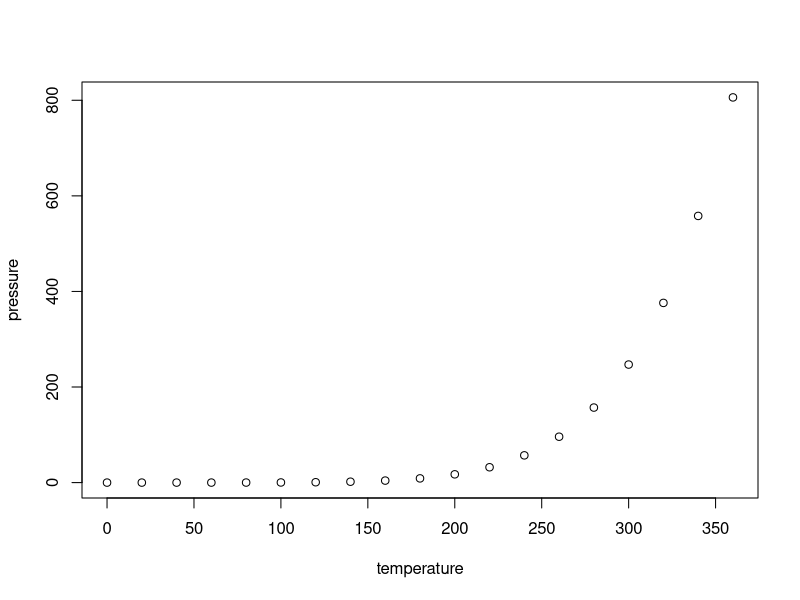
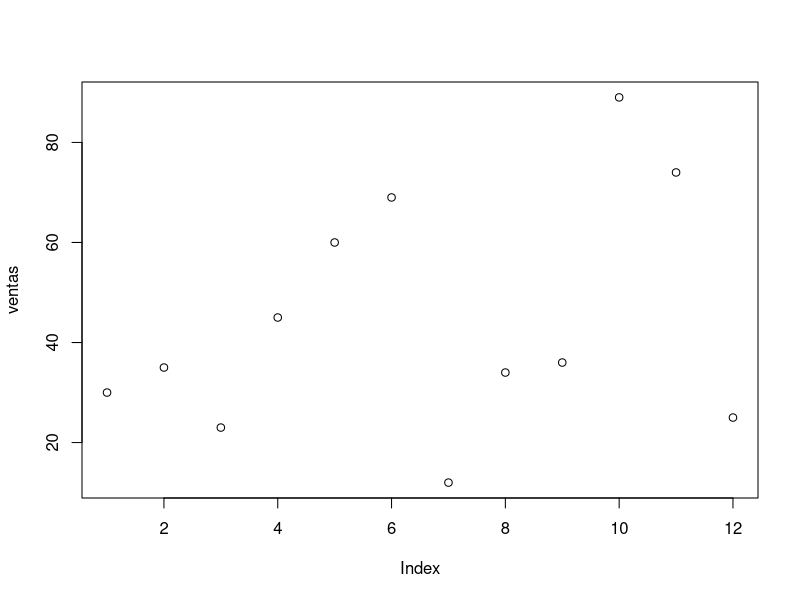
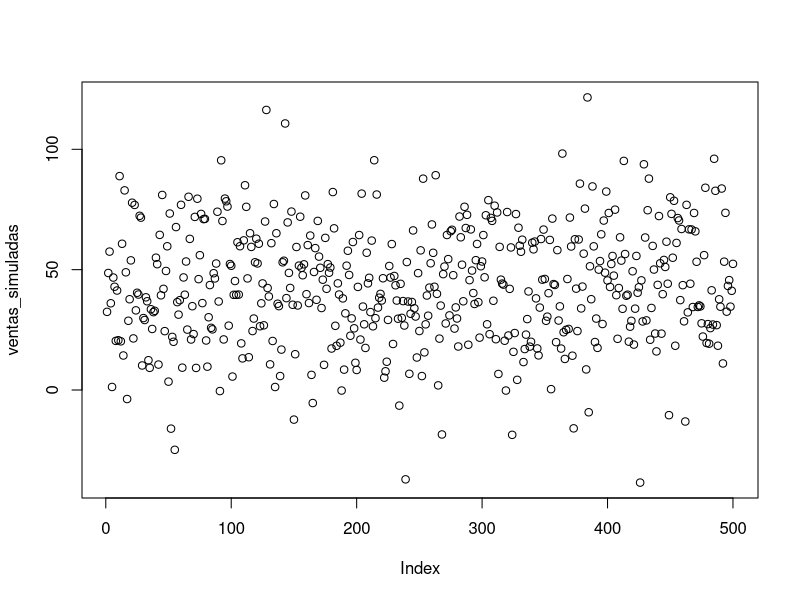
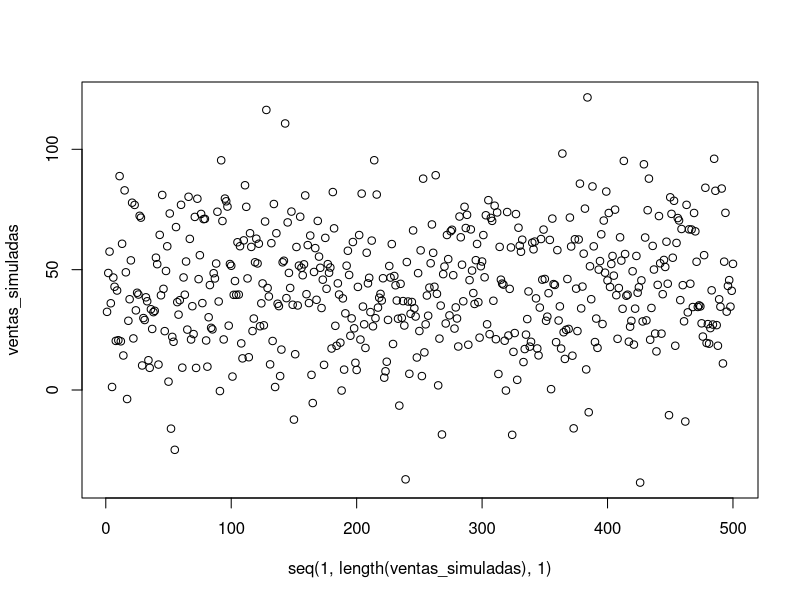

These charts were generated, in order, by the following R code:
## ---- chunk 1
knitr::opts_chunk$set(echo = TRUE)
## ---- chunk 2
summary(cars)
## ---- chunk 3
plot(pressure)
## ---- chunk 4
ca <- 16
ca

## ---- chunk 5
ventas <- c(30,35,23,45,60,69,12,34,36,89,74,25)
plot(ventas)
## ---- chunk 6
mean(ventas)
sd(ventas)
## ---- chunk 7
ventas_simuladas<-rnorm(500,44.33333,23.49597)
plot(ventas_simuladas)
## ---- chunk 8
pnorm(30,44.33,23.49)
## ---- chunk 9
plot(seq(1,length(ventas_simuladas),1),ventas_simuladas)
## ---- chunk 10
impuestos <- numeric(24)
impuestos[1] <- 0

for (i in 2:24) {
  impuestos[i] <- impuestos[i-1] + 2*i
}

impuestos
## ---- chunk 11
indice <- which(ventas_simuladas > 40)
indice
ventas_simuladas[indice]

## ---- chunk 12
length(indice)
sum(ventas_simuladas[indice])
## ---- chunk 13
fibonacci_recursivo <- function(n) {
  if (n <= 0) {
    return(NULL)
  } else if (n == 1) {
    return(0)
  } else if (n == 2) {
    return(1)
  } else {
    return(fibonacci_recursivo(n - 1) + fibonacci_recursivo(n - 2))
  }
}

# Imprimir los primeros 10 números de la serie de Fibonacci
for (i in 1:10) {
  resultado <- fibonacci_recursivo(i)
  cat(resultado, " ")
}
